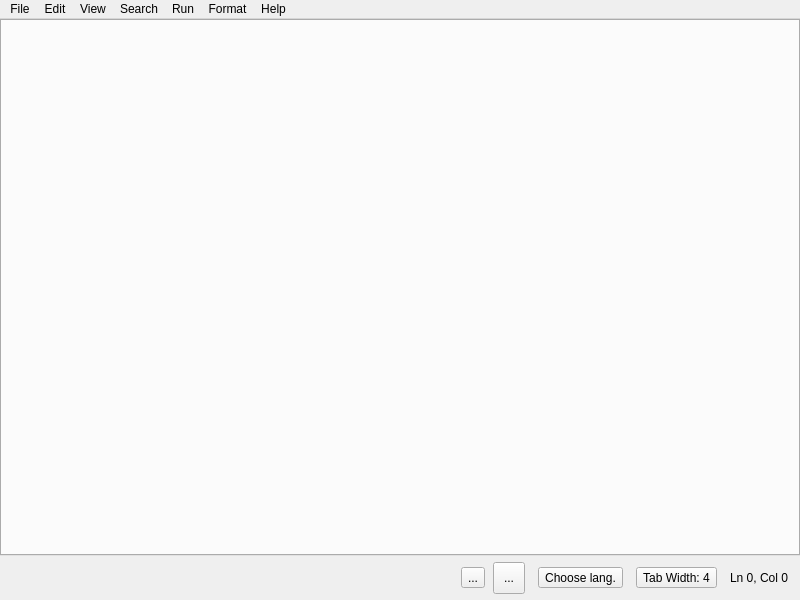
<?xml version="1.0" encoding="UTF-8"?>
<ui version="4.0">
 <class>MainWindow</class>
 <widget class="QMainWindow" name="MainWindow">
  <property name="geometry">
   <rect>
    <x>0</x>
    <y>0</y>
    <width>800</width>
    <height>600</height>
   </rect>
  </property>
  <property name="windowTitle">
   <string>MainWindow</string>
  </property>
  <property name="styleSheet">
   <string notr="true"/>
  </property>
  <widget class="QWidget" name="centralwidget">
   <property name="styleSheet">
    <string notr="true"/>
   </property>
   <layout class="QVBoxLayout" name="verticalLayout">
    <property name="spacing">
     <number>0</number>
    </property>
    <property name="leftMargin">
     <number>0</number>
    </property>
    <property name="topMargin">
     <number>0</number>
    </property>
    <property name="rightMargin">
     <number>0</number>
    </property>
    <property name="bottomMargin">
     <number>0</number>
    </property>
    <item>
     <widget class="LightpadTabWidget" name="tabWidget">
      <property name="sizePolicy">
       <sizepolicy hsizetype="Minimum" vsizetype="Minimum">
        <horstretch>1</horstretch>
        <verstretch>1</verstretch>
       </sizepolicy>
      </property>
      <property name="toolTipDuration">
       <number>0</number>
      </property>
      <property name="styleSheet">
       <string notr="true"/>
      </property>
      <property name="tabPosition">
       <enum>QTabWidget::North</enum>
      </property>
      <property name="tabShape">
       <enum>QTabWidget::Rounded</enum>
      </property>
      <property name="currentIndex">
       <number>-1</number>
      </property>
      <property name="elideMode">
       <enum>Qt::ElideLeft</enum>
      </property>
      <property name="usesScrollButtons">
       <bool>false</bool>
      </property>
      <property name="tabsClosable">
       <bool>true</bool>
      </property>
      <property name="movable">
       <bool>true</bool>
      </property>
     </widget>
    </item>
    <item>
     <widget class="QWidget" name="backgroundBottom" native="true">
      <property name="styleSheet">
       <string notr="true"/>
      </property>
      <layout class="QHBoxLayout" name="horizontalLayout">
       <property name="spacing">
        <number>8</number>
       </property>
       <property name="leftMargin">
        <number>12</number>
       </property>
       <property name="rightMargin">
        <number>12</number>
       </property>
       <property name="topMargin">
        <number>6</number>
       </property>
       <property name="bottomMargin">
        <number>6</number>
       </property>
       <item>
        <spacer name="horizontalSpacer">
         <property name="orientation">
          <enum>Qt::Horizontal</enum>
         </property>
         <property name="sizeHint" stdset="0">
          <size>
           <width>40</width>
           <height>20</height>
          </size>
         </property>
        </spacer>
       </item>
       <item>
        <widget class="QToolButton" name="runButton">
         <property name="styleSheet">
          <string notr="true">QToolButton {
qproperty-icon: url(":/resources/icons/run.png");
}</string>
         </property>
         <property name="text">
          <string>...</string>
         </property>
        </widget>
       </item>
       <item>
        <widget class="QToolButton" name="magicButton">
         <property name="minimumSize">
          <size>
           <width>32</width>
           <height>32</height>
          </size>
         </property>
         <property name="styleSheet">
          <string notr="true">QToolButton {
qproperty-icon: url(":/resources/icons/wand_dark.png");
}</string>
         </property>
         <property name="text">
          <string>...</string>
         </property>
        </widget>
       </item>
       <item>
        <spacer name="horizontalSpacer_3">
         <property name="orientation">
          <enum>Qt::Horizontal</enum>
         </property>
         <property name="sizeType">
          <enum>QSizePolicy::Minimum</enum>
         </property>
         <property name="sizeHint" stdset="0">
          <size>
           <width>5</width>
           <height>20</height>
          </size>
         </property>
        </spacer>
       </item>
       <item>
        <widget class="QToolButton" name="languageHighlight">
         <property name="styleSheet">
          <string notr="true"/>
         </property>
         <property name="text">
          <string>Choose lang.</string>
         </property>
        </widget>
       </item>
       <item>
        <spacer name="horizontalSpacer_2">
         <property name="orientation">
          <enum>Qt::Horizontal</enum>
         </property>
         <property name="sizeType">
          <enum>QSizePolicy::Minimum</enum>
         </property>
         <property name="sizeHint" stdset="0">
          <size>
           <width>5</width>
           <height>20</height>
          </size>
         </property>
        </spacer>
       </item>
       <item>
        <widget class="QToolButton" name="tabWidth">
         <property name="styleSheet">
          <string notr="true"/>
         </property>
         <property name="text">
          <string>Tab Width: 4</string>
         </property>
        </widget>
       </item>
       <item>
        <spacer name="horizontalSpacer_4">
         <property name="orientation">
          <enum>Qt::Horizontal</enum>
         </property>
         <property name="sizeType">
          <enum>QSizePolicy::Minimum</enum>
         </property>
         <property name="sizeHint" stdset="0">
          <size>
           <width>5</width>
           <height>20</height>
          </size>
         </property>
        </spacer>
       </item>
       <item>
        <widget class="QLabel" name="rowCol">
         <property name="styleSheet">
          <string notr="true"/>
         </property>
         <property name="text">
          <string>Ln 0, Col 0</string>
         </property>
        </widget>
       </item>
      </layout>
     </widget>
    </item>
   </layout>
  </widget>
  <widget class="QMenuBar" name="menubar">
   <property name="geometry">
    <rect>
     <x>0</x>
     <y>0</y>
     <width>800</width>
     <height>27</height>
    </rect>
   </property>
   <widget class="QMenu" name="menuFile">
    <property name="title">
     <string>File</string>
    </property>
    <addaction name="actionNew_Window"/>
    <addaction name="actionNew_File"/>
    <addaction name="actionOpen_File"/>
    <addaction name="actionOpen_Project"/>
    <addaction name="separator"/>
    <addaction name="actionSave"/>
    <addaction name="actionSave_as"/>
    <addaction name="actionSave_All"/>
    <addaction name="separator"/>
    <addaction name="actionClose_Tab"/>
    <addaction name="actionClose_All_Tabs"/>
    <addaction name="actionQuit"/>
   </widget>
   <widget class="QMenu" name="menuEdit">
    <property name="title">
     <string>Edit</string>
    </property>
    <addaction name="actionToggle_Undo"/>
    <addaction name="actionToggle_Redo"/>
    <addaction name="separator"/>
    <addaction name="actionCut"/>
    <addaction name="actionCopy"/>
    <addaction name="actionPaste"/>
    <addaction name="separator"/>
    <addaction name="actionPreferences"/>
   </widget>
   <widget class="QMenu" name="menuView">
    <property name="title">
     <string>View</string>
    </property>
    <addaction name="actionToggle_Full_Screen"/>
    <addaction name="actionToggle_Menu_Bar"/>
    <addaction name="separator"/>
    <addaction name="actionIncrease_Font_Size"/>
    <addaction name="actionDecrease_Font_Size"/>
    <addaction name="actionReset_Font_Size"/>
   </widget>
   <widget class="QMenu" name="menuHelp">
    <property name="title">
     <string>Help</string>
    </property>
    <addaction name="actionAbout"/>
    <addaction name="actionKeyboard_shortcuts"/>
   </widget>
   <widget class="QMenu" name="menuSearch">
    <property name="title">
     <string>Search</string>
    </property>
    <addaction name="actionFind_in_file"/>
    <addaction name="actionFind_in_project"/>
    <addaction name="separator"/>
    <addaction name="actionReplace_in_file"/>
    <addaction name="actionReplace_in_project"/>
    <addaction name="separator"/>
    <addaction name="actionGo_to_Line"/>
   </widget>
   <widget class="QMenu" name="menuRun">
    <property name="title">
     <string>Run</string>
    </property>
    <addaction name="actionRun_file_name"/>
    <addaction name="actionEdit_Configurations"/>
   </widget>
   <widget class="QMenu" name="menuFormat">
    <property name="title">
     <string>Format</string>
    </property>
    <addaction name="actionFormat_Document"/>
    <addaction name="actionEdit_Format_Configurations"/>
   </widget>
   <addaction name="menuFile"/>
   <addaction name="menuEdit"/>
   <addaction name="menuView"/>
   <addaction name="menuSearch"/>
   <addaction name="menuRun"/>
   <addaction name="menuFormat"/>
   <addaction name="menuHelp"/>
  </widget>
  <action name="actionToggle_Undo">
   <property name="text">
    <string>Undo</string>
   </property>
  </action>
  <action name="actionToggle_Redo">
   <property name="text">
    <string>Redo</string>
   </property>
  </action>
  <action name="actionToggle_Full_Screen">
   <property name="text">
    <string>Toggle Full Screen</string>
   </property>
  </action>
  <action name="actionToggle_Menu_Bar">
   <property name="text">
    <string>Toggle Menu Bar</string>
   </property>
  </action>
  <action name="actionIncrease_Font_Size">
   <property name="text">
    <string>Increase Font Size</string>
   </property>
  </action>
  <action name="actionDecrease_Font_Size">
   <property name="text">
    <string>Decrease Font Size</string>
   </property>
  </action>
  <action name="actionReset_Font_Size">
   <property name="text">
    <string>Reset Font Size</string>
   </property>
  </action>
  <action name="actionNew_Window">
   <property name="text">
    <string>New Window</string>
   </property>
  </action>
  <action name="actionNew_File">
   <property name="text">
    <string>New File</string>
   </property>
  </action>
  <action name="actionOpen_File">
   <property name="text">
    <string>Open File</string>
   </property>
  </action>
  <action name="actionOpen_Project">
   <property name="text">
    <string>Open Project</string>
   </property>
  </action>
  <action name="actionSave">
   <property name="text">
    <string>Save</string>
   </property>
  </action>
  <action name="actionSave_as">
   <property name="text">
    <string>Save as</string>
   </property>
  </action>
  <action name="actionCut">
   <property name="text">
    <string>Cut</string>
   </property>
  </action>
  <action name="actionCopy">
   <property name="text">
    <string>Copy</string>
   </property>
  </action>
  <action name="actionPaste">
   <property name="text">
    <string>Paste</string>
   </property>
  </action>
  <action name="actionSave_All">
   <property name="text">
    <string>Save All</string>
   </property>
  </action>
  <action name="actionClose_Tab">
   <property name="text">
    <string>Close Tab</string>
   </property>
  </action>
  <action name="actionClose_All_Tabs">
   <property name="text">
    <string>Close All Tabs</string>
   </property>
  </action>
  <action name="actionQuit">
   <property name="text">
    <string>Quit</string>
   </property>
  </action>
  <action name="actionAbout">
   <property name="text">
    <string>About</string>
   </property>
  </action>
  <action name="actionFind_in_file">
   <property name="text">
    <string>Find in file</string>
   </property>
  </action>
  <action name="actionFind_in_project">
   <property name="text">
    <string>Find in project</string>
   </property>
  </action>
  <action name="actionReplace_in_file">
   <property name="text">
    <string>Replace in file</string>
   </property>
  </action>
  <action name="actionReplace_in_project">
   <property name="text">
    <string>Replace in project</string>
   </property>
  </action>
  <action name="actionKeyboard_shortcuts">
   <property name="text">
    <string>Keyboard shortcuts</string>
   </property>
  </action>
  <action name="actionPreferences">
   <property name="text">
    <string>Preferences</string>
   </property>
  </action>
  <action name="actionRun_file_name">
   <property name="icon">
    <iconset resource="icons.qrc">
     <normaloff>:/resources/icons/run.png</normaloff>:/resources/icons/run.png</iconset>
   </property>
   <property name="text">
    <string>Run file_name</string>
   </property>
  </action>
  <action name="actionEdit_Configurations">
   <property name="text">
    <string>Edit Configurations</string>
   </property>
  </action>
  <action name="actionFormat_Document">
   <property name="text">
    <string>Format Document</string>
   </property>
   <property name="shortcut">
    <string>Ctrl+Shift+F</string>
   </property>
  </action>
  <action name="actionEdit_Format_Configurations">
   <property name="text">
    <string>Edit Format Configurations</string>
   </property>
  </action>
  <action name="actionGo_to_Line">
   <property name="text">
    <string>Go to Line...</string>
   </property>
   <property name="shortcut">
    <string>Ctrl+G</string>
   </property>
  </action>
 </widget>
 <customwidgets>
  <customwidget>
   <class>LightpadTabWidget</class>
   <extends>QTabWidget</extends>
   <header>core/lightpadtabwidget.h</header>
   <container>1</container>
  </customwidget>
 </customwidgets>
 <resources>
  <include location="icons.qrc"/>
 </resources>
 <connections/>
</ui>
